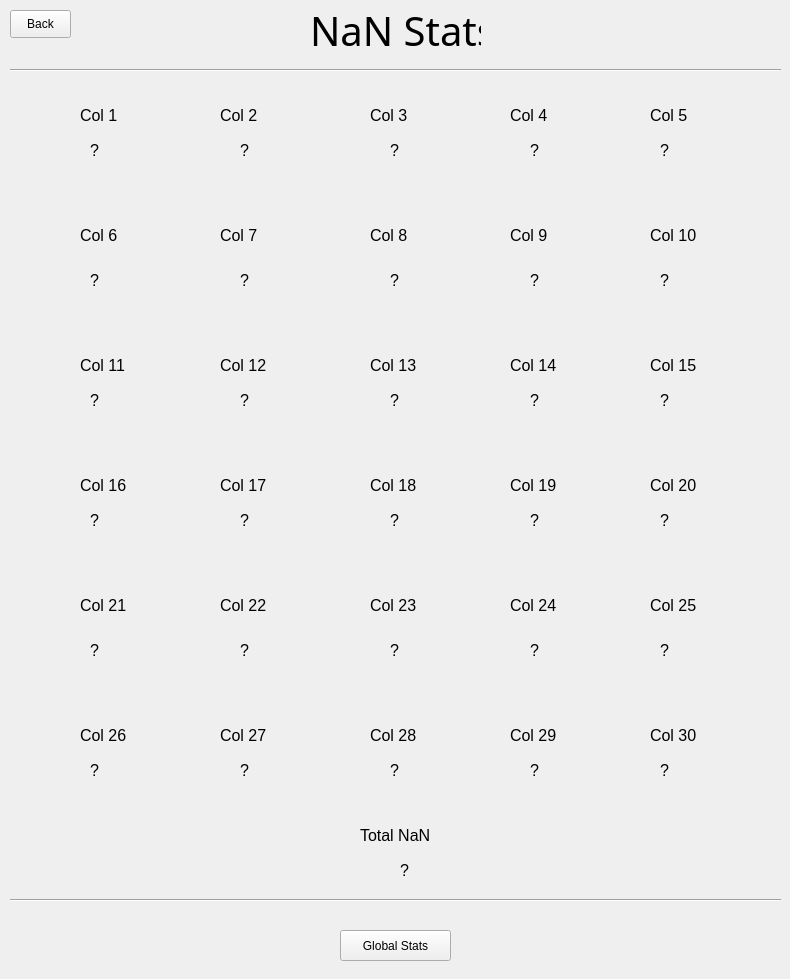
<?xml version="1.0" encoding="UTF-8"?>
<ui version="4.0">
 <class>MainWindow</class>
 <widget class="QMainWindow" name="MainWindow">
  <property name="geometry">
   <rect>
    <x>0</x>
    <y>0</y>
    <width>790</width>
    <height>979</height>
   </rect>
  </property>
  <property name="minimumSize">
   <size>
    <width>790</width>
    <height>677</height>
   </size>
  </property>
  <property name="maximumSize">
   <size>
    <width>10000</width>
    <height>10000</height>
   </size>
  </property>
  <property name="windowTitle">
   <string>MainWindow</string>
  </property>
  <widget class="QWidget" name="centralwidget">
   <widget class="QLabel" name="col_0">
    <property name="geometry">
     <rect>
      <x>80</x>
      <y>100</y>
      <width>101</width>
      <height>31</height>
     </rect>
    </property>
    <property name="font">
     <font>
      <pointsize>12</pointsize>
     </font>
    </property>
    <property name="text">
     <string>Col 1</string>
    </property>
   </widget>
   <widget class="QLabel" name="col_1">
    <property name="geometry">
     <rect>
      <x>220</x>
      <y>100</y>
      <width>101</width>
      <height>31</height>
     </rect>
    </property>
    <property name="font">
     <font>
      <pointsize>12</pointsize>
     </font>
    </property>
    <property name="text">
     <string>Col 2</string>
    </property>
   </widget>
   <widget class="QLabel" name="col_2">
    <property name="geometry">
     <rect>
      <x>370</x>
      <y>100</y>
      <width>101</width>
      <height>31</height>
     </rect>
    </property>
    <property name="font">
     <font>
      <pointsize>12</pointsize>
     </font>
    </property>
    <property name="text">
     <string>Col 3</string>
    </property>
   </widget>
   <widget class="QLabel" name="label_7">
    <property name="geometry">
     <rect>
      <x>310</x>
      <y>-10</y>
      <width>171</width>
      <height>81</height>
     </rect>
    </property>
    <property name="font">
     <font>
      <family>Agency FB</family>
      <pointsize>30</pointsize>
     </font>
    </property>
    <property name="text">
     <string>NaN Stats</string>
    </property>
   </widget>
   <widget class="QLabel" name="col_3">
    <property name="geometry">
     <rect>
      <x>510</x>
      <y>100</y>
      <width>91</width>
      <height>31</height>
     </rect>
    </property>
    <property name="font">
     <font>
      <pointsize>12</pointsize>
     </font>
    </property>
    <property name="text">
     <string>Col 4</string>
    </property>
   </widget>
   <widget class="QLabel" name="col_4">
    <property name="geometry">
     <rect>
      <x>650</x>
      <y>100</y>
      <width>121</width>
      <height>31</height>
     </rect>
    </property>
    <property name="font">
     <font>
      <pointsize>12</pointsize>
     </font>
    </property>
    <property name="text">
     <string>Col 5</string>
    </property>
   </widget>
   <widget class="QLabel" name="col_6">
    <property name="geometry">
     <rect>
      <x>220</x>
      <y>220</y>
      <width>101</width>
      <height>31</height>
     </rect>
    </property>
    <property name="font">
     <font>
      <pointsize>12</pointsize>
     </font>
    </property>
    <property name="text">
     <string>Col 7</string>
    </property>
   </widget>
   <widget class="QLabel" name="col_5">
    <property name="geometry">
     <rect>
      <x>80</x>
      <y>220</y>
      <width>101</width>
      <height>31</height>
     </rect>
    </property>
    <property name="font">
     <font>
      <pointsize>12</pointsize>
     </font>
    </property>
    <property name="text">
     <string>Col 6</string>
    </property>
   </widget>
   <widget class="QLabel" name="col_7">
    <property name="geometry">
     <rect>
      <x>370</x>
      <y>220</y>
      <width>101</width>
      <height>31</height>
     </rect>
    </property>
    <property name="font">
     <font>
      <pointsize>12</pointsize>
     </font>
    </property>
    <property name="text">
     <string>Col 8</string>
    </property>
   </widget>
   <widget class="QLabel" name="col_8">
    <property name="geometry">
     <rect>
      <x>510</x>
      <y>220</y>
      <width>101</width>
      <height>31</height>
     </rect>
    </property>
    <property name="font">
     <font>
      <pointsize>12</pointsize>
     </font>
    </property>
    <property name="text">
     <string>Col 9</string>
    </property>
   </widget>
   <widget class="QLabel" name="col_9">
    <property name="geometry">
     <rect>
      <x>650</x>
      <y>220</y>
      <width>131</width>
      <height>31</height>
     </rect>
    </property>
    <property name="font">
     <font>
      <pointsize>12</pointsize>
     </font>
    </property>
    <property name="text">
     <string>Col 10</string>
    </property>
   </widget>
   <widget class="QLabel" name="col_11">
    <property name="geometry">
     <rect>
      <x>220</x>
      <y>350</y>
      <width>111</width>
      <height>31</height>
     </rect>
    </property>
    <property name="font">
     <font>
      <pointsize>12</pointsize>
     </font>
    </property>
    <property name="text">
     <string>Col 12</string>
    </property>
   </widget>
   <widget class="QLabel" name="col_10">
    <property name="geometry">
     <rect>
      <x>80</x>
      <y>350</y>
      <width>111</width>
      <height>31</height>
     </rect>
    </property>
    <property name="font">
     <font>
      <pointsize>12</pointsize>
     </font>
    </property>
    <property name="text">
     <string>Col 11</string>
    </property>
   </widget>
   <widget class="QLabel" name="nan_14">
    <property name="geometry">
     <rect>
      <x>660</x>
      <y>390</y>
      <width>71</width>
      <height>20</height>
     </rect>
    </property>
    <property name="font">
     <font>
      <pointsize>12</pointsize>
     </font>
    </property>
    <property name="text">
     <string>?</string>
    </property>
   </widget>
   <widget class="QLabel" name="col_12">
    <property name="geometry">
     <rect>
      <x>370</x>
      <y>350</y>
      <width>111</width>
      <height>31</height>
     </rect>
    </property>
    <property name="font">
     <font>
      <pointsize>12</pointsize>
     </font>
    </property>
    <property name="text">
     <string>Col 13</string>
    </property>
   </widget>
   <widget class="QLabel" name="col_13">
    <property name="geometry">
     <rect>
      <x>510</x>
      <y>350</y>
      <width>71</width>
      <height>31</height>
     </rect>
    </property>
    <property name="font">
     <font>
      <pointsize>12</pointsize>
     </font>
    </property>
    <property name="text">
     <string>Col 14</string>
    </property>
   </widget>
   <widget class="QLabel" name="col_14">
    <property name="geometry">
     <rect>
      <x>650</x>
      <y>350</y>
      <width>141</width>
      <height>31</height>
     </rect>
    </property>
    <property name="font">
     <font>
      <pointsize>12</pointsize>
     </font>
    </property>
    <property name="text">
     <string>Col 15</string>
    </property>
   </widget>
   <widget class="QPushButton" name="g_button">
    <property name="geometry">
     <rect>
      <x>340</x>
      <y>930</y>
      <width>111</width>
      <height>31</height>
     </rect>
    </property>
    <property name="text">
     <string>Global Stats</string>
    </property>
   </widget>
   <widget class="Line" name="line">
    <property name="geometry">
     <rect>
      <x>10</x>
      <y>60</y>
      <width>771</width>
      <height>20</height>
     </rect>
    </property>
    <property name="orientation">
     <enum>Qt::Horizontal</enum>
    </property>
   </widget>
   <widget class="Line" name="line_2">
    <property name="geometry">
     <rect>
      <x>10</x>
      <y>890</y>
      <width>771</width>
      <height>20</height>
     </rect>
    </property>
    <property name="orientation">
     <enum>Qt::Horizontal</enum>
    </property>
   </widget>
   <widget class="QLabel" name="nan_13">
    <property name="geometry">
     <rect>
      <x>530</x>
      <y>390</y>
      <width>71</width>
      <height>20</height>
     </rect>
    </property>
    <property name="font">
     <font>
      <pointsize>12</pointsize>
     </font>
    </property>
    <property name="text">
     <string>?</string>
    </property>
   </widget>
   <widget class="QLabel" name="nan_12">
    <property name="geometry">
     <rect>
      <x>390</x>
      <y>390</y>
      <width>71</width>
      <height>20</height>
     </rect>
    </property>
    <property name="font">
     <font>
      <pointsize>12</pointsize>
     </font>
    </property>
    <property name="text">
     <string>?</string>
    </property>
   </widget>
   <widget class="QLabel" name="nan_11">
    <property name="geometry">
     <rect>
      <x>240</x>
      <y>390</y>
      <width>71</width>
      <height>20</height>
     </rect>
    </property>
    <property name="font">
     <font>
      <pointsize>12</pointsize>
     </font>
    </property>
    <property name="text">
     <string>?</string>
    </property>
   </widget>
   <widget class="QLabel" name="nan_10">
    <property name="geometry">
     <rect>
      <x>90</x>
      <y>390</y>
      <width>71</width>
      <height>20</height>
     </rect>
    </property>
    <property name="font">
     <font>
      <pointsize>12</pointsize>
     </font>
    </property>
    <property name="text">
     <string>?</string>
    </property>
   </widget>
   <widget class="QLabel" name="nan_8">
    <property name="geometry">
     <rect>
      <x>530</x>
      <y>270</y>
      <width>71</width>
      <height>20</height>
     </rect>
    </property>
    <property name="font">
     <font>
      <pointsize>12</pointsize>
     </font>
    </property>
    <property name="text">
     <string>?</string>
    </property>
   </widget>
   <widget class="QLabel" name="nan_9">
    <property name="geometry">
     <rect>
      <x>660</x>
      <y>270</y>
      <width>71</width>
      <height>20</height>
     </rect>
    </property>
    <property name="font">
     <font>
      <pointsize>12</pointsize>
     </font>
    </property>
    <property name="text">
     <string>?</string>
    </property>
   </widget>
   <widget class="QLabel" name="nan_7">
    <property name="geometry">
     <rect>
      <x>390</x>
      <y>270</y>
      <width>71</width>
      <height>20</height>
     </rect>
    </property>
    <property name="font">
     <font>
      <pointsize>12</pointsize>
     </font>
    </property>
    <property name="text">
     <string>?</string>
    </property>
   </widget>
   <widget class="QLabel" name="nan_5">
    <property name="geometry">
     <rect>
      <x>90</x>
      <y>270</y>
      <width>71</width>
      <height>20</height>
     </rect>
    </property>
    <property name="font">
     <font>
      <pointsize>12</pointsize>
     </font>
    </property>
    <property name="text">
     <string>?</string>
    </property>
   </widget>
   <widget class="QLabel" name="nan_6">
    <property name="geometry">
     <rect>
      <x>240</x>
      <y>270</y>
      <width>71</width>
      <height>20</height>
     </rect>
    </property>
    <property name="font">
     <font>
      <pointsize>12</pointsize>
     </font>
    </property>
    <property name="text">
     <string>?</string>
    </property>
   </widget>
   <widget class="QLabel" name="nan_3">
    <property name="geometry">
     <rect>
      <x>530</x>
      <y>140</y>
      <width>71</width>
      <height>20</height>
     </rect>
    </property>
    <property name="font">
     <font>
      <pointsize>12</pointsize>
     </font>
    </property>
    <property name="text">
     <string>?</string>
    </property>
   </widget>
   <widget class="QLabel" name="nan_4">
    <property name="geometry">
     <rect>
      <x>660</x>
      <y>140</y>
      <width>71</width>
      <height>20</height>
     </rect>
    </property>
    <property name="font">
     <font>
      <pointsize>12</pointsize>
     </font>
    </property>
    <property name="text">
     <string>?</string>
    </property>
   </widget>
   <widget class="QLabel" name="nan_2">
    <property name="geometry">
     <rect>
      <x>390</x>
      <y>140</y>
      <width>71</width>
      <height>20</height>
     </rect>
    </property>
    <property name="font">
     <font>
      <pointsize>12</pointsize>
     </font>
    </property>
    <property name="text">
     <string>?</string>
    </property>
   </widget>
   <widget class="QLabel" name="nan_0">
    <property name="geometry">
     <rect>
      <x>90</x>
      <y>140</y>
      <width>71</width>
      <height>20</height>
     </rect>
    </property>
    <property name="font">
     <font>
      <pointsize>12</pointsize>
     </font>
    </property>
    <property name="text">
     <string>?</string>
    </property>
   </widget>
   <widget class="QLabel" name="nan_1">
    <property name="geometry">
     <rect>
      <x>240</x>
      <y>140</y>
      <width>71</width>
      <height>20</height>
     </rect>
    </property>
    <property name="font">
     <font>
      <pointsize>12</pointsize>
     </font>
    </property>
    <property name="text">
     <string>?</string>
    </property>
   </widget>
   <widget class="QLabel" name="nan_total">
    <property name="geometry">
     <rect>
      <x>400</x>
      <y>860</y>
      <width>71</width>
      <height>20</height>
     </rect>
    </property>
    <property name="font">
     <font>
      <pointsize>12</pointsize>
     </font>
    </property>
    <property name="text">
     <string>?</string>
    </property>
   </widget>
   <widget class="QLabel" name="col_total">
    <property name="geometry">
     <rect>
      <x>360</x>
      <y>820</y>
      <width>141</width>
      <height>31</height>
     </rect>
    </property>
    <property name="font">
     <font>
      <pointsize>12</pointsize>
     </font>
    </property>
    <property name="text">
     <string>Total NaN</string>
    </property>
   </widget>
   <widget class="QLabel" name="col_22">
    <property name="geometry">
     <rect>
      <x>370</x>
      <y>590</y>
      <width>101</width>
      <height>31</height>
     </rect>
    </property>
    <property name="font">
     <font>
      <pointsize>12</pointsize>
     </font>
    </property>
    <property name="text">
     <string>Col 23</string>
    </property>
   </widget>
   <widget class="QLabel" name="nan_22">
    <property name="geometry">
     <rect>
      <x>390</x>
      <y>640</y>
      <width>71</width>
      <height>20</height>
     </rect>
    </property>
    <property name="font">
     <font>
      <pointsize>12</pointsize>
     </font>
    </property>
    <property name="text">
     <string>?</string>
    </property>
   </widget>
   <widget class="QLabel" name="nan_25">
    <property name="geometry">
     <rect>
      <x>90</x>
      <y>760</y>
      <width>71</width>
      <height>20</height>
     </rect>
    </property>
    <property name="font">
     <font>
      <pointsize>12</pointsize>
     </font>
    </property>
    <property name="text">
     <string>?</string>
    </property>
   </widget>
   <widget class="QLabel" name="col_21">
    <property name="geometry">
     <rect>
      <x>220</x>
      <y>590</y>
      <width>101</width>
      <height>31</height>
     </rect>
    </property>
    <property name="font">
     <font>
      <pointsize>12</pointsize>
     </font>
    </property>
    <property name="text">
     <string>Col 22</string>
    </property>
   </widget>
   <widget class="QLabel" name="nan_20">
    <property name="geometry">
     <rect>
      <x>90</x>
      <y>640</y>
      <width>71</width>
      <height>20</height>
     </rect>
    </property>
    <property name="font">
     <font>
      <pointsize>12</pointsize>
     </font>
    </property>
    <property name="text">
     <string>?</string>
    </property>
   </widget>
   <widget class="QLabel" name="nan_18">
    <property name="geometry">
     <rect>
      <x>530</x>
      <y>510</y>
      <width>71</width>
      <height>20</height>
     </rect>
    </property>
    <property name="font">
     <font>
      <pointsize>12</pointsize>
     </font>
    </property>
    <property name="text">
     <string>?</string>
    </property>
   </widget>
   <widget class="QLabel" name="nan_26">
    <property name="geometry">
     <rect>
      <x>240</x>
      <y>760</y>
      <width>71</width>
      <height>20</height>
     </rect>
    </property>
    <property name="font">
     <font>
      <pointsize>12</pointsize>
     </font>
    </property>
    <property name="text">
     <string>?</string>
    </property>
   </widget>
   <widget class="QLabel" name="nan_19">
    <property name="geometry">
     <rect>
      <x>660</x>
      <y>510</y>
      <width>71</width>
      <height>20</height>
     </rect>
    </property>
    <property name="font">
     <font>
      <pointsize>12</pointsize>
     </font>
    </property>
    <property name="text">
     <string>?</string>
    </property>
   </widget>
   <widget class="QLabel" name="nan_28">
    <property name="geometry">
     <rect>
      <x>530</x>
      <y>760</y>
      <width>71</width>
      <height>20</height>
     </rect>
    </property>
    <property name="font">
     <font>
      <pointsize>12</pointsize>
     </font>
    </property>
    <property name="text">
     <string>?</string>
    </property>
   </widget>
   <widget class="QLabel" name="col_24">
    <property name="geometry">
     <rect>
      <x>650</x>
      <y>590</y>
      <width>131</width>
      <height>31</height>
     </rect>
    </property>
    <property name="font">
     <font>
      <pointsize>12</pointsize>
     </font>
    </property>
    <property name="text">
     <string>Col 25</string>
    </property>
   </widget>
   <widget class="QLabel" name="nan_29">
    <property name="geometry">
     <rect>
      <x>660</x>
      <y>760</y>
      <width>71</width>
      <height>20</height>
     </rect>
    </property>
    <property name="font">
     <font>
      <pointsize>12</pointsize>
     </font>
    </property>
    <property name="text">
     <string>?</string>
    </property>
   </widget>
   <widget class="QLabel" name="col_26">
    <property name="geometry">
     <rect>
      <x>220</x>
      <y>720</y>
      <width>111</width>
      <height>31</height>
     </rect>
    </property>
    <property name="font">
     <font>
      <pointsize>12</pointsize>
     </font>
    </property>
    <property name="text">
     <string>Col 27</string>
    </property>
   </widget>
   <widget class="QLabel" name="col_20">
    <property name="geometry">
     <rect>
      <x>80</x>
      <y>590</y>
      <width>101</width>
      <height>31</height>
     </rect>
    </property>
    <property name="font">
     <font>
      <pointsize>12</pointsize>
     </font>
    </property>
    <property name="text">
     <string>Col 21</string>
    </property>
   </widget>
   <widget class="QLabel" name="nan_17">
    <property name="geometry">
     <rect>
      <x>390</x>
      <y>510</y>
      <width>71</width>
      <height>20</height>
     </rect>
    </property>
    <property name="font">
     <font>
      <pointsize>12</pointsize>
     </font>
    </property>
    <property name="text">
     <string>?</string>
    </property>
   </widget>
   <widget class="QLabel" name="col_16">
    <property name="geometry">
     <rect>
      <x>220</x>
      <y>470</y>
      <width>101</width>
      <height>31</height>
     </rect>
    </property>
    <property name="font">
     <font>
      <pointsize>12</pointsize>
     </font>
    </property>
    <property name="text">
     <string>Col 17</string>
    </property>
   </widget>
   <widget class="QLabel" name="col_18">
    <property name="geometry">
     <rect>
      <x>510</x>
      <y>470</y>
      <width>91</width>
      <height>31</height>
     </rect>
    </property>
    <property name="font">
     <font>
      <pointsize>12</pointsize>
     </font>
    </property>
    <property name="text">
     <string>Col 19</string>
    </property>
   </widget>
   <widget class="QLabel" name="col_28">
    <property name="geometry">
     <rect>
      <x>510</x>
      <y>720</y>
      <width>71</width>
      <height>31</height>
     </rect>
    </property>
    <property name="font">
     <font>
      <pointsize>12</pointsize>
     </font>
    </property>
    <property name="text">
     <string>Col 29</string>
    </property>
   </widget>
   <widget class="QLabel" name="nan_21">
    <property name="geometry">
     <rect>
      <x>240</x>
      <y>640</y>
      <width>71</width>
      <height>20</height>
     </rect>
    </property>
    <property name="font">
     <font>
      <pointsize>12</pointsize>
     </font>
    </property>
    <property name="text">
     <string>?</string>
    </property>
   </widget>
   <widget class="QLabel" name="nan_16">
    <property name="geometry">
     <rect>
      <x>240</x>
      <y>510</y>
      <width>71</width>
      <height>20</height>
     </rect>
    </property>
    <property name="font">
     <font>
      <pointsize>12</pointsize>
     </font>
    </property>
    <property name="text">
     <string>?</string>
    </property>
   </widget>
   <widget class="QLabel" name="nan_23">
    <property name="geometry">
     <rect>
      <x>530</x>
      <y>640</y>
      <width>71</width>
      <height>20</height>
     </rect>
    </property>
    <property name="font">
     <font>
      <pointsize>12</pointsize>
     </font>
    </property>
    <property name="text">
     <string>?</string>
    </property>
   </widget>
   <widget class="QLabel" name="col_19">
    <property name="geometry">
     <rect>
      <x>650</x>
      <y>470</y>
      <width>121</width>
      <height>31</height>
     </rect>
    </property>
    <property name="font">
     <font>
      <pointsize>12</pointsize>
     </font>
    </property>
    <property name="text">
     <string>Col 20</string>
    </property>
   </widget>
   <widget class="QLabel" name="nan_15">
    <property name="geometry">
     <rect>
      <x>90</x>
      <y>510</y>
      <width>71</width>
      <height>20</height>
     </rect>
    </property>
    <property name="font">
     <font>
      <pointsize>12</pointsize>
     </font>
    </property>
    <property name="text">
     <string>?</string>
    </property>
   </widget>
   <widget class="QLabel" name="col_15">
    <property name="geometry">
     <rect>
      <x>80</x>
      <y>470</y>
      <width>101</width>
      <height>31</height>
     </rect>
    </property>
    <property name="font">
     <font>
      <pointsize>12</pointsize>
     </font>
    </property>
    <property name="text">
     <string>Col 16</string>
    </property>
   </widget>
   <widget class="QLabel" name="nan_24">
    <property name="geometry">
     <rect>
      <x>660</x>
      <y>640</y>
      <width>71</width>
      <height>20</height>
     </rect>
    </property>
    <property name="font">
     <font>
      <pointsize>12</pointsize>
     </font>
    </property>
    <property name="text">
     <string>?</string>
    </property>
   </widget>
   <widget class="QLabel" name="col_23">
    <property name="geometry">
     <rect>
      <x>510</x>
      <y>590</y>
      <width>101</width>
      <height>31</height>
     </rect>
    </property>
    <property name="font">
     <font>
      <pointsize>12</pointsize>
     </font>
    </property>
    <property name="text">
     <string>Col 24</string>
    </property>
   </widget>
   <widget class="QLabel" name="col_25">
    <property name="geometry">
     <rect>
      <x>80</x>
      <y>720</y>
      <width>111</width>
      <height>31</height>
     </rect>
    </property>
    <property name="font">
     <font>
      <pointsize>12</pointsize>
     </font>
    </property>
    <property name="text">
     <string>Col 26</string>
    </property>
   </widget>
   <widget class="QLabel" name="col_17">
    <property name="geometry">
     <rect>
      <x>370</x>
      <y>470</y>
      <width>101</width>
      <height>31</height>
     </rect>
    </property>
    <property name="font">
     <font>
      <pointsize>12</pointsize>
     </font>
    </property>
    <property name="text">
     <string>Col 18</string>
    </property>
   </widget>
   <widget class="QLabel" name="nan_27">
    <property name="geometry">
     <rect>
      <x>390</x>
      <y>760</y>
      <width>71</width>
      <height>20</height>
     </rect>
    </property>
    <property name="font">
     <font>
      <pointsize>12</pointsize>
     </font>
    </property>
    <property name="text">
     <string>?</string>
    </property>
   </widget>
   <widget class="QLabel" name="col_27">
    <property name="geometry">
     <rect>
      <x>370</x>
      <y>720</y>
      <width>111</width>
      <height>31</height>
     </rect>
    </property>
    <property name="font">
     <font>
      <pointsize>12</pointsize>
     </font>
    </property>
    <property name="text">
     <string>Col 28</string>
    </property>
   </widget>
   <widget class="QLabel" name="col_29">
    <property name="geometry">
     <rect>
      <x>650</x>
      <y>720</y>
      <width>141</width>
      <height>31</height>
     </rect>
    </property>
    <property name="font">
     <font>
      <pointsize>12</pointsize>
     </font>
    </property>
    <property name="text">
     <string>Col 30</string>
    </property>
   </widget>
   <widget class="QPushButton" name="back">
    <property name="geometry">
     <rect>
      <x>10</x>
      <y>10</y>
      <width>61</width>
      <height>28</height>
     </rect>
    </property>
    <property name="text">
     <string>Back</string>
    </property>
   </widget>
  </widget>
 </widget>
 <resources/>
 <connections/>
</ui>
